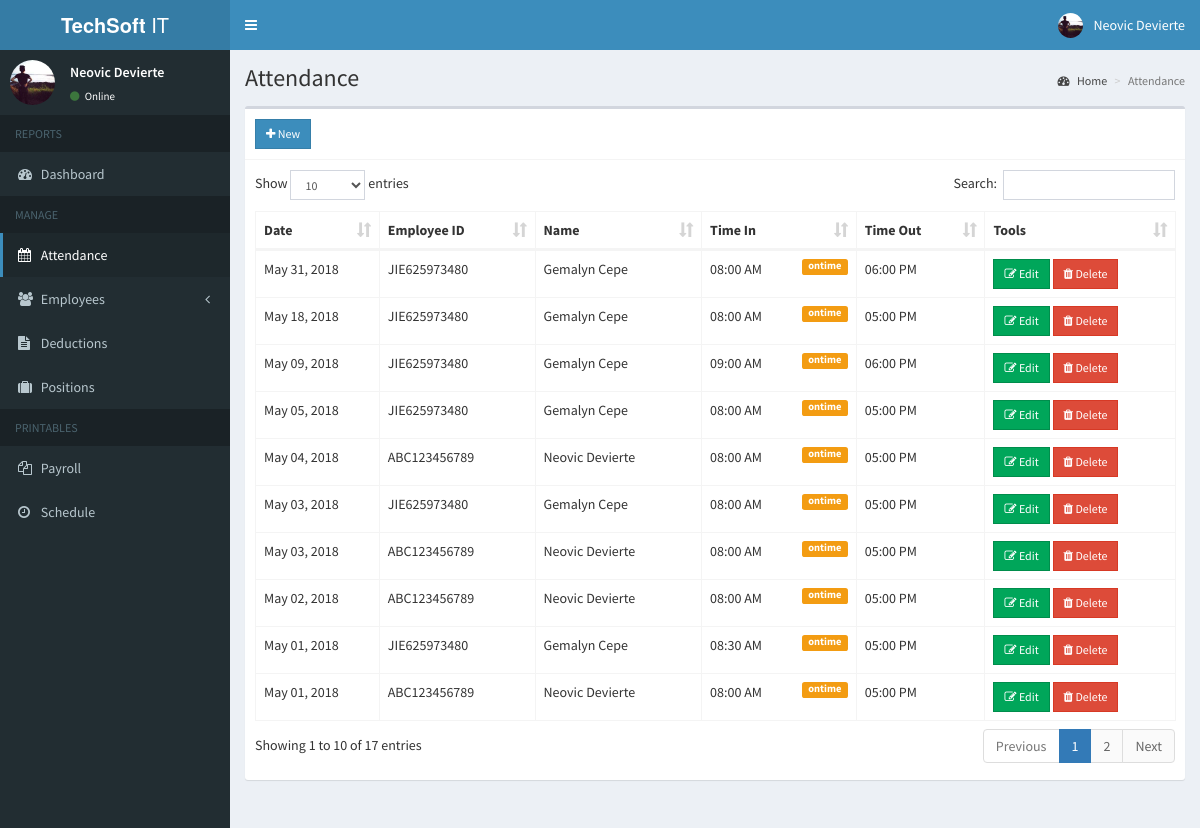
The app's page /admin/attendance.php (signed in) with its own data.
### tables this page shows
CREATE TABLE `attendance` (
  `id` int(11) NOT NULL,
  `employee_id` int(11) NOT NULL,
  `date` date NOT NULL,
  `time_in` time NOT NULL,
  `status` int(1) NOT NULL,
  `time_out` time NOT NULL,
  `num_hr` double NOT NULL
);

CREATE TABLE `employees` (
  `id` int(11) NOT NULL,
  `employee_id` varchar(15) NOT NULL,
  `firstname` varchar(50) NOT NULL,
  `lastname` varchar(50) NOT NULL,
  `address` text NOT NULL,
  `birthdate` date NOT NULL,
  `contact_info` varchar(100) NOT NULL,
  `gender` varchar(10) NOT NULL,
  `position_id` int(11) NOT NULL,
  `schedule_id` int(11) NOT NULL,
  `photo` varchar(200) NOT NULL,
  `created_on` date NOT NULL
);

### admin/includes/session.php (called while the page is built, shortened)
<?php
	include 'includes/conn.php';
	$sql = "SELECT * FROM admin WHERE id = '".$_SESSION['admin']."'";
	$query = $conn->query($sql);
	$user = $query->fetch_assoc();
?>

### admin/attendance.php (the view, shortened to what this page needs)
<?php include 'includes/session.php'; ?>
<?php include 'includes/header.php'; ?>
<body class="hold-transition skin-blue sidebar-mini">
<div class="wrapper">
  <?php include 'includes/navbar.php'; ?>
  <?php include 'includes/menubar.php'; ?>
  <div class="content-wrapper">
    <section class="content-header">
      <h1>
        Attendance
      </h1>
      <ol class="breadcrumb">
        <li><a href="#"><i class="fa fa-dashboard"></i> Home</a></li>
        <li class="active">Attendance</li>
      </ol>
    </section>
    <section class="content">
      <div class="row">
        <div class="col-xs-12">
          <div class="box">
            <div class="box-header with-border">
              <a href="#addnew" data-toggle="modal" class="btn btn-primary btn-sm btn-flat"><i class="fa fa-plus"></i> New</a>
            </div>
            <div class="box-body">
              <table id="example1" class="table table-bordered">
                <thead>
                  <th>Date</th>
                  <th>Employee ID</th>
                  <th>Name</th>
                  <th>Time In</th>
                  <th>Time Out</th>
                  <th>Tools</th>
                </thead>
                <tbody>
                  <?php
                    $sql = "SELECT *, employees.employee_id AS empid, attendance.id AS attid FROM attendance LEFT JOIN employees ON employees.id=attendance.employee_id ORDER BY attendance.date DESC, attendance.time_in DESC";
                    $query = $conn->query($sql);
                    while($row = $query->fetch_assoc()){
                      $status = ($row['status'])?'<span class="label label-warning pull-right">ontime</span>':'<span class="label label-danger pull-right">late</span>';
                      echo "
                        <tr>
                          <td class='hidden'></td>
                          <td>".date('M d, Y', strtotime($row['date']))."</td>
                          <td>".$row['empid']."</td>
                          <td>".$row['firstname'].' '.$row['lastname']."</td>
                          <td>".date('h:i A', strtotime($row['time_in'])).$status."</td>
                          <td>".date('h:i A', strtotime($row['time_out']))."</td>
                          <td>
                            <button class='btn btn-success btn-sm btn-flat edit' data-id='".$row['attid']."'><i class='fa fa-edit'></i> Edit</button>
                            <button class='btn btn-danger btn-sm btn-flat delete' data-id='".$row['attid']."'><i class='fa fa-trash'></i> Delete</button>
                          </td>
                        </tr>
                      ";
                    }
                  ?>
                </tbody>
              </table>
            </div>
          </div>
        </div>
      </div>
    </section>
  </div>
</div>
</body>
</html>

### admin/includes/header.php (shortened to what this page needs)
<!DOCTYPE html>
<html>
<head>
  	<link rel="stylesheet" href="../bower_components/bootstrap/dist/css/bootstrap.min.css">
  	<link rel="stylesheet" href="../bower_components/font-awesome/css/font-awesome.min.css">
  	<link rel="stylesheet" href="../bower_components/Ionicons/css/ionicons.min.css">
    <link rel="stylesheet" href="../dist/css/AdminLTE.min.css">
    <link rel="stylesheet" href="../bower_components/datatables.net-bs/css/dataTables.bootstrap.min.css">
    <link rel="stylesheet" href="../bower_components/bootstrap-daterangepicker/daterangepicker.css">
    <link rel="stylesheet" href="../plugins/timepicker/bootstrap-timepicker.min.css">
    <link rel="stylesheet" href="../bower_components/bootstrap-datepicker/dist/css/bootstrap-datepicker.min.css">
    <link rel="stylesheet" href="../dist/css/skins/_all-skins.min.css">
</head>

### admin/includes/navbar.php (shortened to what this page needs)
<header class="main-header">
    <a href="index2.html" class="logo">
      <span class="logo-lg"><b>TechSoft</b> IT</span>
    </a>
    <nav class="navbar navbar-static-top">
      <a href="#" class="sidebar-toggle" data-toggle="push-menu" role="button">
      </a>
      <div class="navbar-custom-menu">
        <ul class="nav navbar-nav">
          <li class="dropdown user user-menu">
            <a href="#" class="dropdown-toggle" data-toggle="dropdown">
              <img src="<?php echo (!empty($user['photo'])) ? '../images/'.$user['photo'] : '../images/profile.jpg'; ?>" class="user-image" alt="User Image">
              <span class="hidden-xs"><?php echo $user['firstname'].' '.$user['lastname']; ?></span>
            </a>
          </li>
        </ul>
      </div>
    </nav>
  </header>

### admin/includes/menubar.php (shortened to what this page needs)
<aside class="main-sidebar">
    <section class="sidebar">
      <div class="user-panel">
        <div class="pull-left image">
          <img src="<?php echo (!empty($user['photo'])) ? '../images/'.$user['photo'] : '../images/profile.jpg'; ?>" class="img-circle" alt="User Image">
        </div>
        <div class="pull-left info">
          <p><?php echo $user['firstname'].' '.$user['lastname']; ?></p>
          <a><i class="fa fa-circle text-success"></i> Online</a>
        </div>
      </div>
      <ul class="sidebar-menu" data-widget="tree">
        <li class="header">REPORTS</li>
        <li class=""><a href="home.php"><i class="fa fa-dashboard"></i> <span>Dashboard</span></a></li>
        <li class="header">MANAGE</li>
        <li><a href="attendance.php"><i class="fa fa-calendar"></i> <span>Attendance</span></a></li>
        <li class="treeview">
          <a href="#">
            <i class="fa fa-users"></i>
            <span>Employees</span>
            <span class="pull-right-container">
              <i class="fa fa-angle-left pull-right"></i>
            </span>
          </a>
        </li>
        <li><a href="deduction.php"><i class="fa fa-file-text"></i> Deductions</a></li>
        <li><a href="position.php"><i class="fa fa-suitcase"></i> Positions</a></li>
        <li class="header">PRINTABLES</li>
        <li><a href="payroll.php"><i class="fa fa-files-o"></i> <span>Payroll</span></a></li>
        <li><a href="schedule_employee.php"><i class="fa fa-clock-o"></i> <span>Schedule</span></a></li>
      </ul>
    </section>
  </aside>

### records on screen
attendance: date "May 31, 2018", employee.employee_id "JIE625973480", employee.firstname "Gemalyn", employee.lastname "Cepe", time_in "08:00 AM", status "ontime", time_out "06:00 PM"
attendance: date "May 18, 2018", employee.employee_id "JIE625973480", employee.firstname "Gemalyn", employee.lastname "Cepe", time_in "08:00 AM", status "ontime", time_out "05:00 PM"
attendance: date "May 09, 2018", employee.employee_id "JIE625973480", employee.firstname "Gemalyn", employee.lastname "Cepe", time_in "09:00 AM", status "ontime", time_out "06:00 PM"
attendance: date "May 05, 2018", employee.employee_id "JIE625973480", employee.firstname "Gemalyn", employee.lastname "Cepe", time_in "08:00 AM", status "ontime", time_out "05:00 PM"
attendance: date "May 04, 2018", employee.employee_id "ABC123456789", employee.firstname "Neovic", employee.lastname "Devierte", time_in "08:00 AM", status "ontime", time_out "05:00 PM"
attendance: date "May 03, 2018", employee.employee_id "JIE625973480", employee.firstname "Gemalyn", employee.lastname "Cepe", time_in "08:00 AM", status "ontime", time_out "05:00 PM"
attendance: date "May 03, 2018", employee.employee_id "ABC123456789", employee.firstname "Neovic", employee.lastname "Devierte", time_in "08:00 AM", status "ontime", time_out "05:00 PM"
attendance: date "May 02, 2018", employee.employee_id "ABC123456789", employee.firstname "Neovic", employee.lastname "Devierte", time_in "08:00 AM", status "ontime", time_out "05:00 PM"
attendance: date "May 01, 2018", employee.employee_id "JIE625973480", employee.firstname "Gemalyn", employee.lastname "Cepe", time_in "08:30 AM", status "ontime", time_out "05:00 PM"
attendance: date "May 01, 2018", employee.employee_id "ABC123456789", employee.firstname "Neovic", employee.lastname "Devierte", time_in "08:00 AM", status "ontime", time_out "05:00 PM"

### other values on screen
$user['firstname'] "Neovic"
$user['lastname'] "Devierte"
